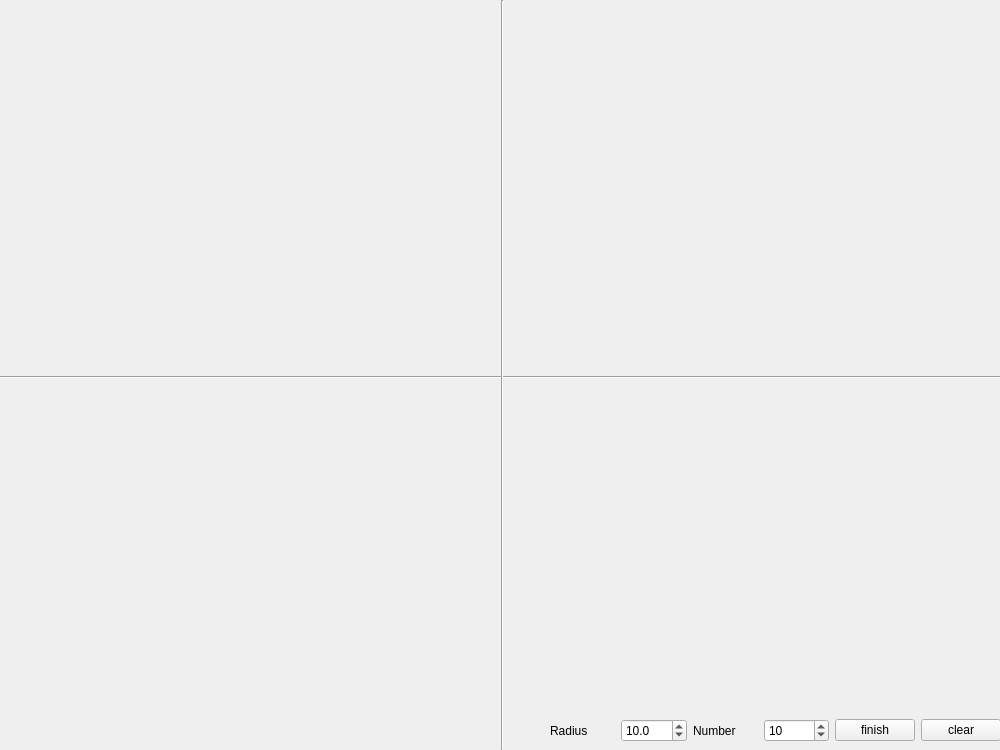
<?xml version="1.0" encoding="UTF-8"?>
<ui version="4.0">
 <class>Form</class>
 <widget class="QWidget" name="Form">
  <property name="geometry">
   <rect>
    <x>0</x>
    <y>0</y>
    <width>1000</width>
    <height>750</height>
   </rect>
  </property>
  <property name="windowTitle">
   <string>Form</string>
  </property>
  <widget class="Line" name="line">
   <property name="geometry">
    <rect>
     <x>0</x>
     <y>375</y>
     <width>1000</width>
     <height>5</height>
    </rect>
   </property>
   <property name="orientation">
    <enum>Qt::Horizontal</enum>
   </property>
  </widget>
  <widget class="Line" name="line_2">
   <property name="geometry">
    <rect>
     <x>500</x>
     <y>0</y>
     <width>5</width>
     <height>750</height>
    </rect>
   </property>
   <property name="orientation">
    <enum>Qt::Vertical</enum>
   </property>
  </widget>
  <widget class="QWidget" name="horizontalLayoutWidget">
   <property name="geometry">
    <rect>
     <x>550</x>
     <y>710</y>
     <width>451</width>
     <height>41</height>
    </rect>
   </property>
   <layout class="QHBoxLayout" name="horizontalLayout">
    <item>
     <widget class="QLabel" name="label_2">
      <property name="text">
       <string>Radius</string>
      </property>
     </widget>
    </item>
    <item>
     <widget class="QDoubleSpinBox" name="0">
      <property name="decimals">
       <number>1</number>
      </property>
      <property name="maximum">
       <double>1000.000000000000000</double>
      </property>
      <property name="value">
       <double>10.000000000000000</double>
      </property>
     </widget>
    </item>
    <item>
     <widget class="QLabel" name="label">
      <property name="text">
       <string>Number</string>
      </property>
     </widget>
    </item>
    <item>
     <widget class="QSpinBox" name="spinBox">
      <property name="maximum">
       <number>999</number>
      </property>
      <property name="value">
       <number>10</number>
      </property>
     </widget>
    </item>
    <item>
     <widget class="QPushButton" name="btn_finish">
      <property name="text">
       <string>finish</string>
      </property>
     </widget>
    </item>
    <item>
     <widget class="QPushButton" name="btn_clear">
      <property name="text">
       <string>clear</string>
      </property>
     </widget>
    </item>
   </layout>
  </widget>
 </widget>
 <resources/>
 <connections>
  <connection>
   <sender>0</sender>
   <signal>valueChanged(double)</signal>
   <receiver>Form</receiver>
   <slot>on_radius_changed()</slot>
   <hints>
    <hint type="sourcelabel">
     <x>709</x>
     <y>726</y>
    </hint>
    <hint type="destinationlabel">
     <x>696</x>
     <y>663</y>
    </hint>
   </hints>
  </connection>
  <connection>
   <sender>spinBox</sender>
   <signal>valueChanged(int)</signal>
   <receiver>Form</receiver>
   <slot>on_radius_changed()</slot>
   <hints>
    <hint type="sourcelabel">
     <x>843</x>
     <y>718</y>
    </hint>
    <hint type="destinationlabel">
     <x>827</x>
     <y>667</y>
    </hint>
   </hints>
  </connection>
 </connections>
 <slots>
  <slot>on_radius_changed()</slot>
  <slot>on_number_changed()</slot>
 </slots>
</ui>
